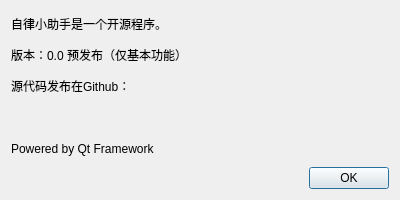
<?xml version="1.0" encoding="UTF-8"?>
<ui version="4.0">
 <class>about</class>
 <widget class="QDialog" name="about">
  <property name="geometry">
   <rect>
    <x>0</x>
    <y>0</y>
    <width>400</width>
    <height>200</height>
   </rect>
  </property>
  <property name="minimumSize">
   <size>
    <width>400</width>
    <height>200</height>
   </size>
  </property>
  <property name="maximumSize">
   <size>
    <width>400</width>
    <height>200</height>
   </size>
  </property>
  <property name="windowTitle">
   <string>关于自律小助手</string>
  </property>
  <layout class="QGridLayout" name="gridLayout">
   <item row="0" column="0">
    <layout class="QVBoxLayout" name="dlgBasicLy">
     <item>
      <widget class="QLabel" name="dlgLb2">
       <property name="text">
        <string>自律小助手是一个开源程序。</string>
       </property>
      </widget>
     </item>
     <item>
      <widget class="QLabel" name="dlgLb4">
       <property name="text">
        <string>版本：0.0 预发布（仅基本功能）</string>
       </property>
      </widget>
     </item>
     <item>
      <widget class="QLabel" name="dlgLb1">
       <property name="text">
        <string>源代码发布在Github：</string>
       </property>
      </widget>
     </item>
     <item>
      <widget class="QLabel" name="dlgLb3">
       <property name="text">
        <string/>
       </property>
      </widget>
     </item>
     <item>
      <widget class="QLabel" name="dlgLb5">
       <property name="text">
        <string>Powered by Qt Framework</string>
       </property>
      </widget>
     </item>
     <item>
      <layout class="QHBoxLayout" name="dlgLy01">
       <item>
        <spacer name="dlgLy01Sp1">
         <property name="orientation">
          <enum>Qt::Horizontal</enum>
         </property>
         <property name="sizeHint" stdset="0">
          <size>
           <width>40</width>
           <height>20</height>
          </size>
         </property>
        </spacer>
       </item>
       <item>
        <widget class="QPushButton" name="dlgOK1">
         <property name="text">
          <string>OK</string>
         </property>
        </widget>
       </item>
      </layout>
     </item>
    </layout>
   </item>
  </layout>
 </widget>
 <resources/>
 <connections>
  <connection>
   <sender>dlgOK1</sender>
   <signal>clicked()</signal>
   <receiver>about</receiver>
   <slot>accept()</slot>
   <hints>
    <hint type="sourcelabel">
     <x>348</x>
     <y>173</y>
    </hint>
    <hint type="destinationlabel">
     <x>199</x>
     <y>99</y>
    </hint>
   </hints>
  </connection>
 </connections>
</ui>
